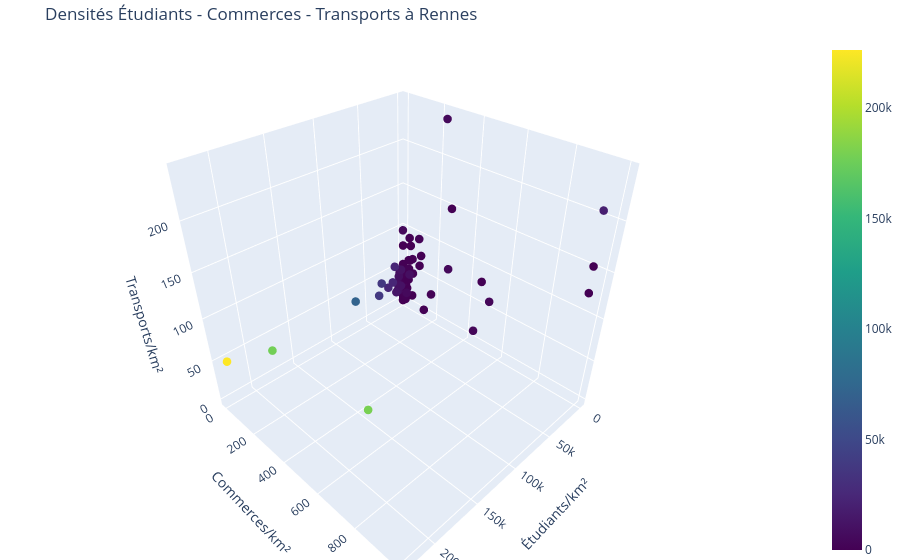

Write notebook code for a chart like this one.
### Markdown cell above
### Besoin n°10 : Fournir une **recommandation finale : "où investir avec 200k€ ?"** ###

### Code cell
from src.analyse_finale_iris_rennes import pipeline_3d

# Lancer tout le pipeline et obtenir le merged GeoDataFrame
merged_146 = pipeline_3d()

### Figure 1 — Plotly figure (JSON) as saved in the notebook; plotly's stock layout.template omitted (floating-point values rounded to 4 significant figures; data arrays with more than 128 entries replaced by an {"elided": "..."} marker saying what was removed)
{"data": [{"hoverinfo": "text", "marker": {"color": {"elided": "146 float values"}, "colorscale": [[0, "#440154"], [0.1111, "#482878"], [0.2222, "#3e4989"], [0.3333, "#31688e"], [0.4444, "#26828e"], [0.5556, "#1f9e89"], [0.6667, "#35b779"], [0.7778, "#6ece58"], [0.8889, "#b5de2b"], [1, "#fde725"]], "showscale": true, "size": 5}, "mode": "markers", "text": {"elided": "146 str values"}, "type": "scatter3d", "x": {"elided": "146 float values"}, "y": {"elided": "146 float values"}, "z": {"elided": "146 float values"}}], "layout": {"margin": {"b": 0, "l": 0, "r": 0, "t": 40}, "scene": {"xaxis": {"title": {"text": "Étudiants/km²"}}, "yaxis": {"title": {"text": "Commerces/km²"}}, "zaxis": {"title": {"text": "Transports/km²"}}}, "title": {"text": "Densités Étudiants - Commerces - Transports à Rennes"}}}
